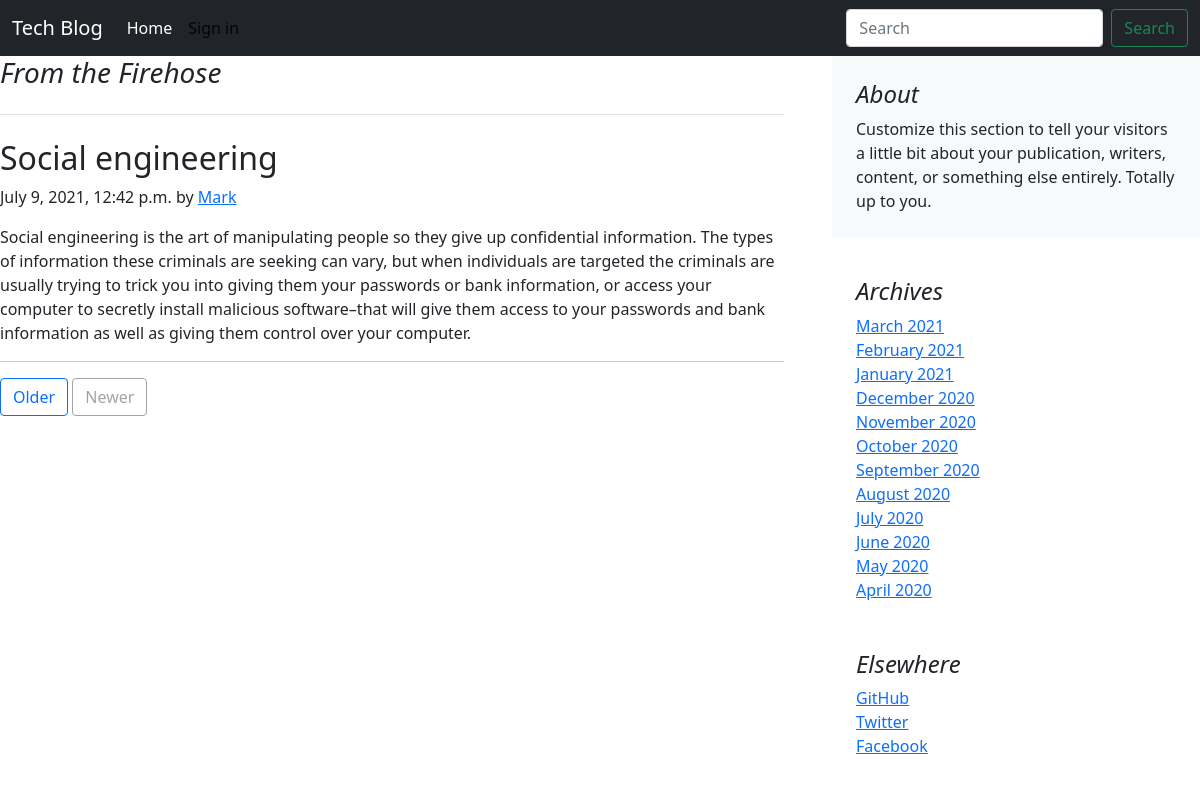
/blogs/social-engineering, run on the app's committed database.
### blog/models.py (models this page shows, shortened)
class blog(models.Model):
    title = models.CharField(max_length=100)
    content = models.TextField(max_length=10000)
    slug = models.SlugField(max_length=500, null=True , blank=True)
    image = models.ImageField(("/static/nitin"), upload_to="static/nitin", height_field=None, width_field=None, max_length=None)
    create_at = models.DateTimeField(auto_now_add=True)
    upload_to = models.DateTimeField(auto_now=True)

### blog/views.py (the view)
# urls.py: path("<str:slug>", views.blogspost, name='blogspost'),
def blogspost(request, slug):
    post = blog.objects.filter(slug=slug)[0]
    contxt = {'post': post}
    return render(request,'blog/display.html',contxt)

### templates/blog/display.html (shortened to what this page needs)
<!doctype html>
<html lang="en">
<head>
  <link href="https://cdn.jsdelivr.net/npm/bootstrap@5.0.2/dist/css/bootstrap.min.css" rel="stylesheet"
>
</head>
<body>
  <nav class="navbar navbar-expand-lg navbar-light bg-dark">
    <div class="container-fluid">
      <a class="navbar-brand" style="color: white;" href="/blogs">Tech Blog</a>
      <div class="collapse navbar-collapse" id="navbarSupportedContent">
        <ul class="navbar-nav me-auto mb-2 mb-lg-0">
          <li class="nav-item">
            <a class="nav-link navbar-light active" style="color: white;" aria-current="page" href="/blogs">Home</a>
          </li>
          {% if user.is_authenticated %}
          <li class="nav-item dropdown">
            <a class="nav-link dropdown-toggle active" style="color: white;" href="#" id="navbarDropdown" role="button"
              data-bs-toggle="dropdown" aria-expanded="false">
              {{request.user}}
            </a>
            <ul class="dropdown-menu nitin" aria-labelledby="navbarDropdown">
              <li><a class="nav-link  dropdown-item" href="#">Profile</a></li>
              <li><a class="nav-link  dropdown-item" href="logout">Logout</a></li>
            </ul>
          </li>
          {% else %}
          <li class="bt nav-item ">
            <a class="nav-link active " aria-current="page" href="/signin">Sign in</a>
          </li>
          {% endif %}
        </ul>
        <form class="d-flex">
          <input class="form-control me-2" type="search" placeholder="Search" aria-label="Search">
          <button class="btn btn-outline-success" type="submit">Search</button>
        </form>
      </div>
    </div>
  </nav>
  <div class="row g-5">
    <div class="col-md-8">
      <h3 class="pb-4 mb-4 fst-italic border-bottom">
        From the Firehose
      </h3>
      <article class="blog-post">
        <h2 class="blog-post-title">{{post.title}}</h2>
        <p class="blog-post-meta">{{post.upload_to}} by <a href="#">Mark</a></p>
        <p>{{post.content}}</p>
        <hr>
      </article>
      <nav class="blog-pagination" aria-label="Pagination">
        <a class="btn btn-outline-primary" href="#">Older</a>
        <a class="btn btn-outline-secondary disabled" href="#" tabindex="-1" aria-disabled="true">Newer</a>
      </nav>
    </div>
    <div class="col-md-4">
      <div class="position-sticky" style="top: 2rem;">
        <div class="p-4 mb-3 bg-light rounded">
          <h4 class="fst-italic">About</h4>
          <p class="mb-0">Customize this section to tell your visitors a little bit about your publication, writers,
            content, or something else entirely. Totally up to you.</p>
        </div>
        <div class="p-4">
          <h4 class="fst-italic">Archives</h4>
          <ol class="list-unstyled mb-0">
            <li><a href="#">March 2021</a></li>
            <li><a href="#">February 2021</a></li>
            <li><a href="#">January 2021</a></li>
            <li><a href="#">December 2020</a></li>
            <li><a href="#">November 2020</a></li>
            <li><a href="#">October 2020</a></li>
            <li><a href="#">September 2020</a></li>
            <li><a href="#">August 2020</a></li>
            <li><a href="#">July 2020</a></li>
            <li><a href="#">June 2020</a></li>
            <li><a href="#">May 2020</a></li>
            <li><a href="#">April 2020</a></li>
          </ol>
        </div>
        <div class="p-4">
          <h4 class="fst-italic">Elsewhere</h4>
          <ol class="list-unstyled">
            <li><a href="#">GitHub</a></li>
            <li><a href="#">Twitter</a></li>
            <li><a href="#">Facebook</a></li>
          </ol>
        </div>
      </div>
    </div>
  </div>
</body>
</html>

### data on the page
blog: title "Social engineering", upload_to "July 9, 2021, 12:42 p.m.", content "Social engineering is the art of manipulating people so they give up confidential information. The types of information these criminals are seeking can vary, but when individuals are targeted the criminals are usually trying to trick you into giving them your passwords or bank information, or access your computer to secretly install malicious software–that will give them access to your passwords and bank information as well as giving them control over your computer."
